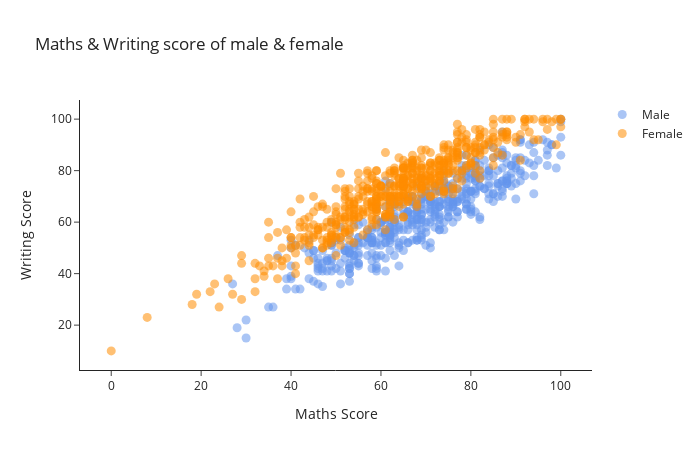

The code cell stored with this chart in its notebook:
### Code cell
male = go.Scatter(x=df[df['gender']== 'male']['math_score'],
                  showlegend=True,
                  y=df[df['gender']=='male']['writing_score'],
                  name='Male',
                  mode='markers',
                  marker=dict(color='cornflowerblue',size=9, opacity=0.55))

female = go.Scatter(x=df[df['gender']== 'female']['math_score'],
                  showlegend=True,
                  y=df[df['gender']=='female']['writing_score'],
                  name='Female',
                  mode='markers',
                  marker=dict(color='darkorange',size=9, opacity=0.55))

data = [male, female]

layout = go.Layout(title='Maths & Writing score of male & female',
                   xaxis=dict(title='Maths Score'),
                   yaxis=dict(title='Writing Score'),
                   width=700,
                   height=450,
                   template='simple_white')

fig = go.Figure(data=data, layout=layout)
iplot(fig)

### Figure 1 — Plotly figure (JSON) as saved in the notebook; plotly's stock layout.template omitted (floating-point values rounded to 4 significant figures; data arrays with more than 128 entries replaced by an {"elided": "..."} marker saying what was removed)
{"data": [{"marker": {"color": "cornflowerblue", "opacity": 0.55, "size": 9}, "mode": "markers", "name": "Male", "showlegend": true, "type": "scatter", "x": {"elided": "482 int values"}, "y": {"elided": "482 int values"}}, {"marker": {"color": "darkorange", "opacity": 0.55, "size": 9}, "mode": "markers", "name": "Female", "showlegend": true, "type": "scatter", "x": {"elided": "518 int values"}, "y": {"elided": "518 int values"}}], "layout": {"height": 450, "title": {"text": "Maths & Writing score of male & female"}, "width": 700, "xaxis": {"title": {"text": "Maths Score"}}, "yaxis": {"title": {"text": "Writing Score"}}}}
